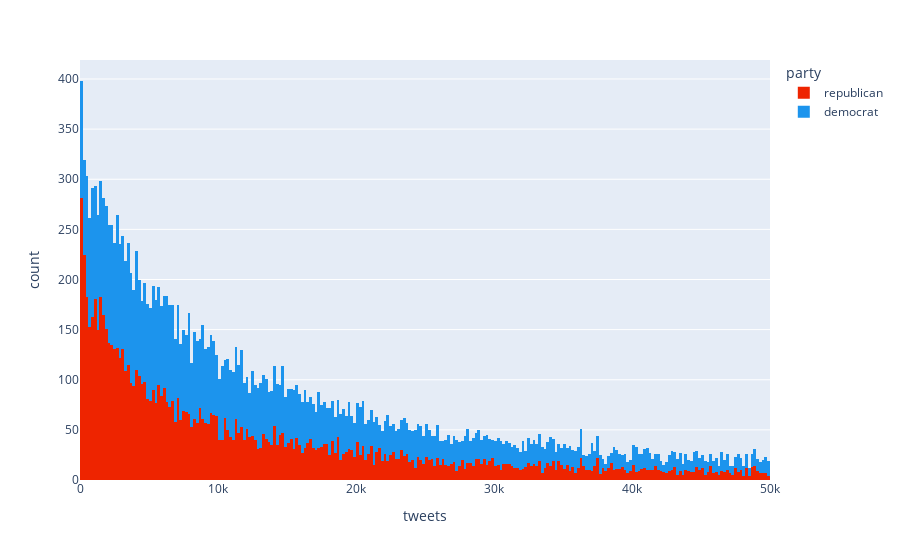

The cell this chart's notebook holds for it:
### Code cell
px.histogram(
    rd_users, x='tweets', color='party',
    color_discrete_map=color_scheme, range_x=[0, 50_000],
    nbins=8_000
)

### Figure 1 — Plotly figure (JSON) as saved in the notebook; plotly's stock layout.template omitted (floating-point values rounded to 4 significant figures; data arrays with more than 128 entries replaced by an {"elided": "..."} marker saying what was removed)
{"data": [{"alignmentgroup": "True", "bingroup": "x", "hovertemplate": "party=republican<br>tweets=%{x}<br>count=%{y}<extra></extra>", "legendgroup": "republican", "marker": {"color": "#ee2400", "pattern": {"shape": ""}}, "name": "republican", "nbinsx": 8000, "offsetgroup": "republican", "orientation": "v", "showlegend": true, "type": "histogram", "x": {"elided": "11374 int values"}, "xaxis": "x", "yaxis": "y"}, {"alignmentgroup": "True", "bingroup": "x", "hovertemplate": "party=democrat<br>tweets=%{x}<br>count=%{y}<extra></extra>", "legendgroup": "democrat", "marker": {"color": "#1c94ed", "pattern": {"shape": ""}}, "name": "democrat", "nbinsx": 8000, "offsetgroup": "democrat", "orientation": "v", "showlegend": true, "type": "histogram", "x": {"elided": "13612 int values"}, "xaxis": "x", "yaxis": "y"}], "layout": {"barmode": "relative", "legend": {"title": {"text": "party"}, "tracegroupgap": 0}, "margin": {"t": 60}, "xaxis": {"anchor": "y", "domain": [0, 1], "range": [0, 50000], "title": {"text": "tweets"}}, "yaxis": {"anchor": "x", "domain": [0, 1], "title": {"text": "count"}}}}
